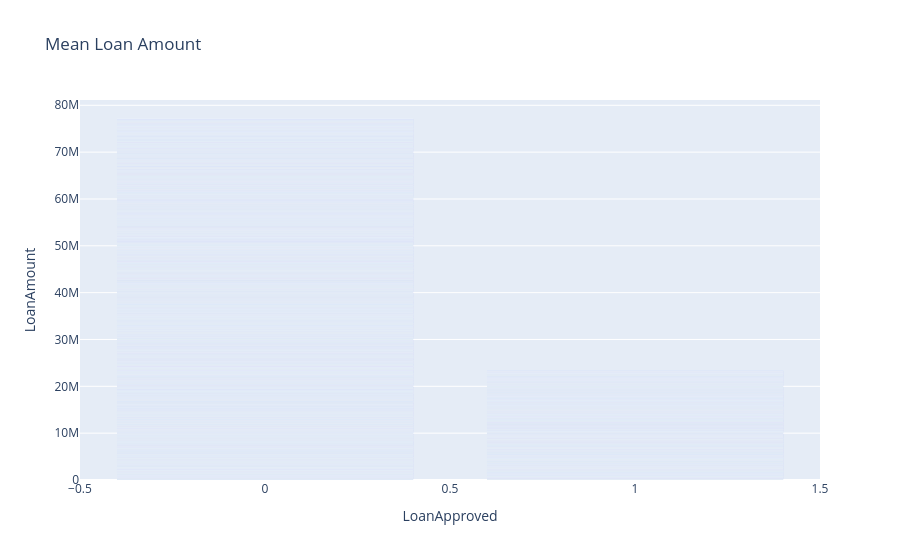

This figure's notebook cell:
### Code cell
px.bar(df, x='LoanApproved', y='LoanAmount', title='Mean Loan Amount')

### Figure 1 — Plotly figure (JSON) as saved in the notebook; plotly's stock layout.template omitted (floating-point values rounded to 4 significant figures; data arrays with more than 128 entries replaced by an {"elided": "..."} marker saying what was removed)
{"data": [{"hovertemplate": "LoanApproved=%{x}<br>LoanAmount=%{y}<extra></extra>", "legendgroup": "", "marker": {"color": "#636efa", "pattern": {"shape": ""}}, "name": "", "orientation": "v", "showlegend": false, "textposition": "auto", "type": "bar", "x": {"elided": "5000 int values"}, "xaxis": "x", "y": {"elided": "5000 float values"}, "yaxis": "y"}], "layout": {"barmode": "relative", "legend": {"tracegroupgap": 0}, "title": {"text": "Mean Loan Amount"}, "xaxis": {"anchor": "y", "domain": [0, 1], "title": {"text": "LoanApproved"}}, "yaxis": {"anchor": "x", "domain": [0, 1], "title": {"text": "LoanAmount"}}}}
